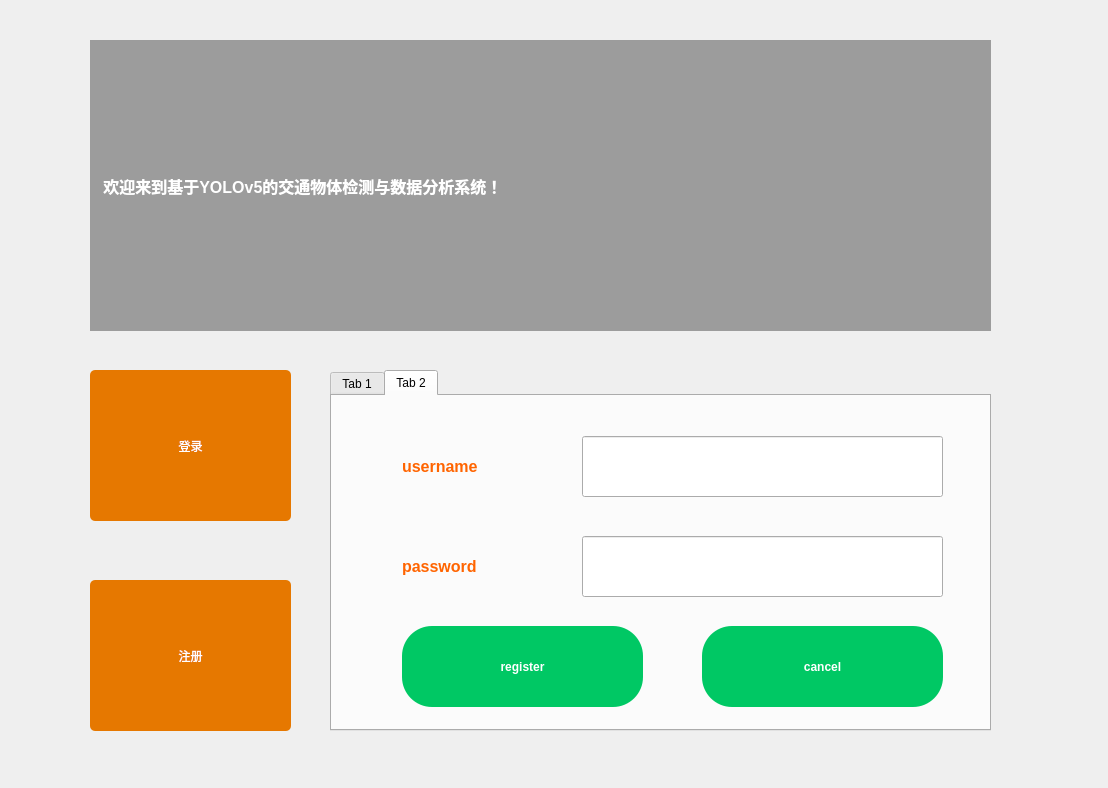
<?xml version="1.0" encoding="UTF-8"?>
<ui version="4.0">
 <class>Dialog</class>
 <widget class="QDialog" name="Dialog">
  <property name="geometry">
   <rect>
    <x>0</x>
    <y>0</y>
    <width>1108</width>
    <height>788</height>
   </rect>
  </property>
  <property name="acceptDrops">
   <bool>true</bool>
  </property>
  <property name="windowTitle">
   <string>login</string>
  </property>
  <property name="windowIcon">
   <iconset>
    <normaloff>../data/images/traffic.jpg</normaloff>../data/images/traffic.jpg</iconset>
  </property>
  <widget class="QLabel" name="label">
   <property name="geometry">
    <rect>
     <x>90</x>
     <y>40</y>
     <width>901</width>
     <height>291</height>
    </rect>
   </property>
   <property name="text">
    <string/>
   </property>
   <property name="pixmap">
    <pixmap>../data/images/traffic.jpg</pixmap>
   </property>
  </widget>
  <widget class="QLabel" name="label_4">
   <property name="geometry">
    <rect>
     <x>90</x>
     <y>40</y>
     <width>901</width>
     <height>291</height>
    </rect>
   </property>
   <property name="styleSheet">
    <string notr="true">QLabel{
	background-color: rgba(100, 100, 100, 0.6);
	color: white;
	font-size: 12pt;
	font-weight: bold;
}</string>
   </property>
   <property name="text">
    <string>   欢迎来到基于YOLOv5的交通物体检测与数据分析系统！</string>
   </property>
  </widget>
  <widget class="QTabWidget" name="tabWidget">
   <property name="geometry">
    <rect>
     <x>330</x>
     <y>370</y>
     <width>661</width>
     <height>361</height>
    </rect>
   </property>
   <property name="currentIndex">
    <number>1</number>
   </property>
   <widget class="QWidget" name="tab">
    <attribute name="title">
     <string>Tab 1</string>
    </attribute>
    <widget class="QLabel" name="label_2">
     <property name="geometry">
      <rect>
       <x>70</x>
       <y>40</y>
       <width>161</width>
       <height>61</height>
      </rect>
     </property>
     <property name="styleSheet">
      <string notr="true">QLabel{
	font-size: 12pt;
	font-weight: bold;
	color: rgb(255, 100, 0);
}</string>
     </property>
     <property name="text">
      <string>username</string>
     </property>
    </widget>
    <widget class="QLabel" name="label_3">
     <property name="geometry">
      <rect>
       <x>70</x>
       <y>140</y>
       <width>161</width>
       <height>61</height>
      </rect>
     </property>
     <property name="styleSheet">
      <string notr="true">QLabel{
	font-size: 12pt;
	font-weight: bold;
	color: rgb(255, 100, 0);
}</string>
     </property>
     <property name="text">
      <string>password</string>
     </property>
    </widget>
    <widget class="QPushButton" name="login_btn">
     <property name="geometry">
      <rect>
       <x>70</x>
       <y>230</y>
       <width>241</width>
       <height>81</height>
      </rect>
     </property>
     <property name="styleSheet">
      <string notr="true">QPushButton{
	font: 12pt &quot;Consolas&quot;;
	font-weight: bold;
	background-color: rgb(0,200,100);
	border-radius: 30%;
	color: white
}</string>
     </property>
     <property name="text">
      <string>login</string>
     </property>
    </widget>
    <widget class="QPushButton" name="cancel_btn1">
     <property name="geometry">
      <rect>
       <x>370</x>
       <y>230</y>
       <width>241</width>
       <height>81</height>
      </rect>
     </property>
     <property name="styleSheet">
      <string notr="true">QPushButton{
	font: 12pt &quot;Consolas&quot;;
	font-weight: bold;
	background-color: rgb(0,200,100);
	border-radius: 30%;
	color: white
}</string>
     </property>
     <property name="text">
      <string>cancel</string>
     </property>
    </widget>
    <widget class="QLineEdit" name="login_password">
     <property name="geometry">
      <rect>
       <x>250</x>
       <y>140</y>
       <width>361</width>
       <height>61</height>
      </rect>
     </property>
     <property name="styleSheet">
      <string notr="true">QLineEdit{
	font-size:10pt;
}</string>
     </property>
    </widget>
    <widget class="QLineEdit" name="login_username">
     <property name="geometry">
      <rect>
       <x>250</x>
       <y>40</y>
       <width>361</width>
       <height>61</height>
      </rect>
     </property>
     <property name="styleSheet">
      <string notr="true">QLineEdit{
	font-size:12pt;
}</string>
     </property>
    </widget>
   </widget>
   <widget class="QWidget" name="tab_2">
    <attribute name="title">
     <string>Tab 2</string>
    </attribute>
    <widget class="QLineEdit" name="reg_password">
     <property name="geometry">
      <rect>
       <x>250</x>
       <y>140</y>
       <width>361</width>
       <height>61</height>
      </rect>
     </property>
     <property name="styleSheet">
      <string notr="true">QLineEdit{
	font-size:10pt;
}</string>
     </property>
    </widget>
    <widget class="QPushButton" name="reg_btn">
     <property name="geometry">
      <rect>
       <x>70</x>
       <y>230</y>
       <width>241</width>
       <height>81</height>
      </rect>
     </property>
     <property name="styleSheet">
      <string notr="true">QPushButton{
	font: 12pt &quot;Consolas&quot;;
	font-weight: bold;
	background-color: rgb(0,200,100);
	border-radius: 30%;
	color: white
}</string>
     </property>
     <property name="text">
      <string>register</string>
     </property>
    </widget>
    <widget class="QLineEdit" name="reg_username">
     <property name="geometry">
      <rect>
       <x>250</x>
       <y>40</y>
       <width>361</width>
       <height>61</height>
      </rect>
     </property>
     <property name="styleSheet">
      <string notr="true">QLineEdit{
	font-size:12pt;
}</string>
     </property>
    </widget>
    <widget class="QLabel" name="label_5">
     <property name="geometry">
      <rect>
       <x>70</x>
       <y>140</y>
       <width>171</width>
       <height>61</height>
      </rect>
     </property>
     <property name="styleSheet">
      <string notr="true">QLabel{
	font-size: 12pt;
	font-weight: bold;
	color: rgb(255, 100, 0);
}</string>
     </property>
     <property name="text">
      <string>password</string>
     </property>
    </widget>
    <widget class="QPushButton" name="cancel_btn2">
     <property name="geometry">
      <rect>
       <x>370</x>
       <y>230</y>
       <width>241</width>
       <height>81</height>
      </rect>
     </property>
     <property name="styleSheet">
      <string notr="true">QPushButton{
	font: 12pt &quot;Consolas&quot;;
	font-weight: bold;
	background-color: rgb(0,200,100);
	border-radius: 30%;
	color: white
}</string>
     </property>
     <property name="text">
      <string>cancel</string>
     </property>
    </widget>
    <widget class="QLabel" name="label_6">
     <property name="geometry">
      <rect>
       <x>70</x>
       <y>40</y>
       <width>171</width>
       <height>61</height>
      </rect>
     </property>
     <property name="styleSheet">
      <string notr="true">QLabel{
	font-size: 12pt;
	font-weight: bold;
	color: rgb(255, 100, 0);
}</string>
     </property>
     <property name="text">
      <string>username</string>
     </property>
    </widget>
   </widget>
  </widget>
  <widget class="QPushButton" name="login_tab1">
   <property name="geometry">
    <rect>
     <x>90</x>
     <y>370</y>
     <width>201</width>
     <height>151</height>
    </rect>
   </property>
   <property name="styleSheet">
    <string notr="true">QPushButton{
	background-color: rgb(230,120,0);
	border-radius: 5px;
	height:80px;
	color: white;
	font: 16pt &quot;黑体&quot;;
}</string>
   </property>
   <property name="text">
    <string>登录</string>
   </property>
  </widget>
  <widget class="QPushButton" name="reg_tab2">
   <property name="geometry">
    <rect>
     <x>90</x>
     <y>580</y>
     <width>201</width>
     <height>151</height>
    </rect>
   </property>
   <property name="styleSheet">
    <string notr="true">QPushButton{
	background-color: rgb(230,120,0);
	border-radius: 5px;
	height:80px;
	color: white;
	font: 16pt &quot;黑体&quot;;
}</string>
   </property>
   <property name="text">
    <string>注册</string>
   </property>
  </widget>
 </widget>
 <resources/>
 <connections/>
</ui>
